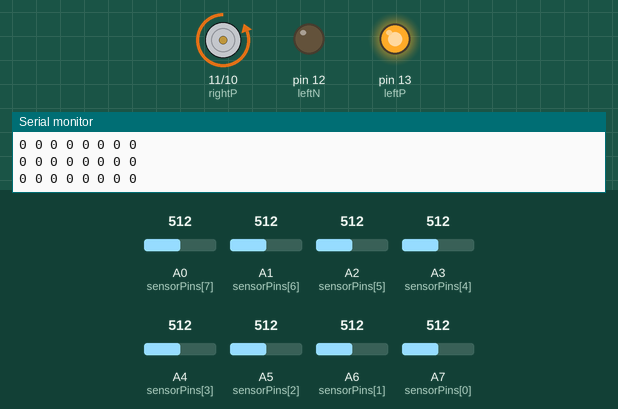
This sketch was run on a simulated Arduino Nano, built with avr-gcc and run on an emulated ATmega328P. On the bench: motor-driver pin pairs drawn as motors (green arrow = first pin HIGH = forward, orange = second pin HIGH = backward, longer = more drive), output pins drawn as LEDs (lit = HIGH), the last lines printed to the serial monitor. The inputs (shaded band) are chosen by the test bench; at power-on: A2 (sensorPins[5]) = 512, A0 (sensorPins[7]) = 512, A1 (sensorPins[6]) = 512, A3 (sensorPins[4]) = 512, A4 (sensorPins[3]) = 512, A5 (sensorPins[2]) = 512, A6 (sensorPins[1]) = 512, A7 (sensorPins[0]) = 512.

Above: at 1.2 s.
1.3 s: A2 (sensorPins[5]) set to 692
4.3 s: A2 (sensorPins[5]) set to 713
At 5.0 s:
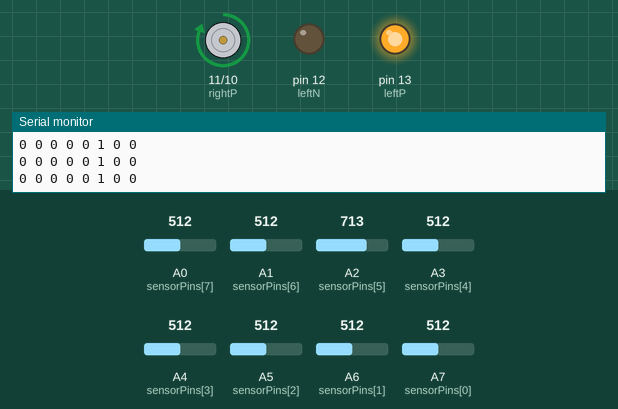
5.8 s: A2 (sensorPins[5]) set to 690
At 6.5 s:
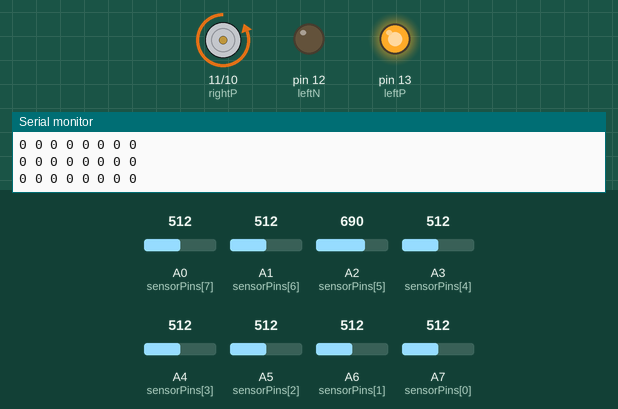
8.8 s: A2 (sensorPins[5]) set to 710
At 10.0 s:
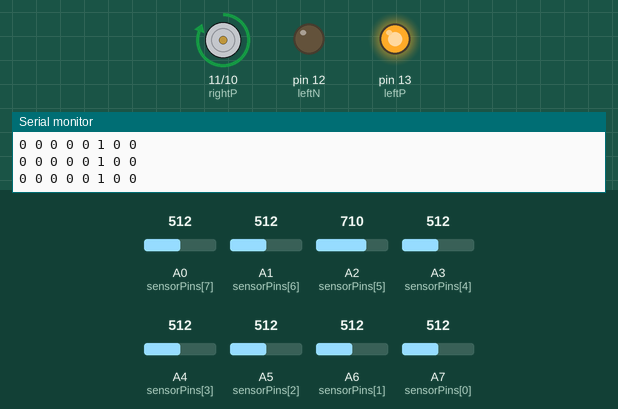
Timing chart, 0 to 11.8 s (numbered marks = the images above; inputs shaded):
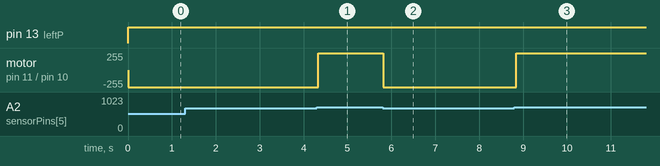

The sketch:

moveSomehow.ino
```cpp
int leftP=13;
int leftN=12;
int rightP=11;
int rightN=10;
int sensorPins[]={A7,A6,A5,A4,A3,A2,A1,A0};

int sensors[] = {0,0,1,1,1,1,0,0};

void setup() {
  // put your setup code here, to run once:
  pinMode(leftP, OUTPUT);
  pinMode(leftN, OUTPUT);
  pinMode(rightP, OUTPUT);
  pinMode(rightN, OUTPUT);

  pinMode(A0, INPUT);
  pinMode(A1, INPUT);
  pinMode(A2, INPUT);
  pinMode(A3, INPUT);
  pinMode(A4, INPUT);
  pinMode(A5, INPUT);
  pinMode(A6, INPUT);
  pinMode(A7, INPUT);

  Serial.begin(9600);
}

void loop() {
  solveTheLineMaze();
}

void lineFolower(){
  while(true){getSensorsValues();if((sensors[5]==1 || sensors[2]==1)||(sensors[4]==1 && sensors[3]==1)){goForward();}
  else if(sensors[6] && sensors[7]){do{turnRightForwardFast();getSensorsValues();} while(!((sensors[5] || sensors[2])||(sensors[4] && sensors[3])));}
  else{
  do{turnLeftForwardFast();getSensorsValues();} while(!((sensors[5] || sensors[2])||(sensors[4] && sensors[3]  )));}
  delay(10);
  }}

void solveTheLineMaze(){
  while(true){getSensorsValues(); if(sensors[6] && sensors[7]){do{turnRightForwardFast();getSensorsValues();} while(!((sensors[5] || sensors[2])||(sensors[4] && sensors[3])));}
  else if((sensors[5]==1 || sensors[2]==1)||(sensors[4]==1 && sensors[3]==1)){goForward();}
  else{
  do{turnLeftBackFast();getSensorsValues();} while(!((sensors[5] || sensors[2])||(sensors[4] && sensors[3]  )));}
  }delay(10);}


void getSensorsValues(){
  for(int i = 0; i < sizeof(sensorPins)/sizeof(sensorPins[0]);i++){
    if(analogRead(sensorPins[i])>700){
      sensors[i]=1;
      }
    else{
      sensors[i]=0;
      }
      Serial.print(sensors[i]);
      Serial.print(" ");
    }
    Serial.println();
  }


//Movements
void goBack(){
  digitalWrite(leftP, LOW);
  digitalWrite(leftN, HIGH);
  digitalWrite(rightP, LOW);
  digitalWrite(rightN, HIGH);
}
void goForward(){
  digitalWrite(leftP, HIGH);
  digitalWrite(leftN, LOW);
  digitalWrite(rightP, HIGH);
  digitalWrite(rightN, LOW);
}
void turnLeftForward(){
  digitalWrite(leftP, HIGH);
  digitalWrite(leftN, LOW);
}
void turnRightForward(){
  digitalWrite(rightP, HIGH);
  digitalWrite(rightN, LOW);
}
void turnLeftForwardFast(){
  digitalWrite(leftP, HIGH);
  digitalWrite(leftN, LOW);
  digitalWrite(rightP, LOW);
  digitalWrite(rightN, HIGH);
}
void turnRightForwardFast(){
  digitalWrite(rightP, HIGH);
  digitalWrite(rightN, LOW);
  digitalWrite(leftP, LOW);
  digitalWrite(leftN, HIGH);
}
void turnRightBack(){
  digitalWrite(leftP, LOW);
  digitalWrite(leftN, HIGH);
}
void turnLeftBack(){
  digitalWrite(rightP, LOW);
  digitalWrite(rightN, HIGH);
}
void turnRightBackFast(){
  digitalWrite(leftP, LOW);
  digitalWrite(leftN, HIGH);
  digitalWrite(rightP, HIGH);
  digitalWrite(rightN, LOW);
}
void turnLeftBackFast(){
  digitalWrite(rightP, LOW);
  digitalWrite(rightN, HIGH);
  digitalWrite(leftP, HIGH);
  digitalWrite(leftN, LOW);
}
```

Measured:
- the behaviour switches between 700 and 701 on A2 (sensorPins[5]) (found by bisection; images 0 and 1)
- after the input at 4.3 s, motor on pin 11 (rightP) / pin 10 (rightN): backward 255/255 → forward 255/255 at once
- after the input at 5.8 s, motor on pin 11 (rightP) / pin 10 (rightN): forward 255/255 → backward 255/255 at once
- after the input at 8.8 s, motor on pin 11 (rightP) / pin 10 (rightN): backward 255/255 → forward 255/255 at once
